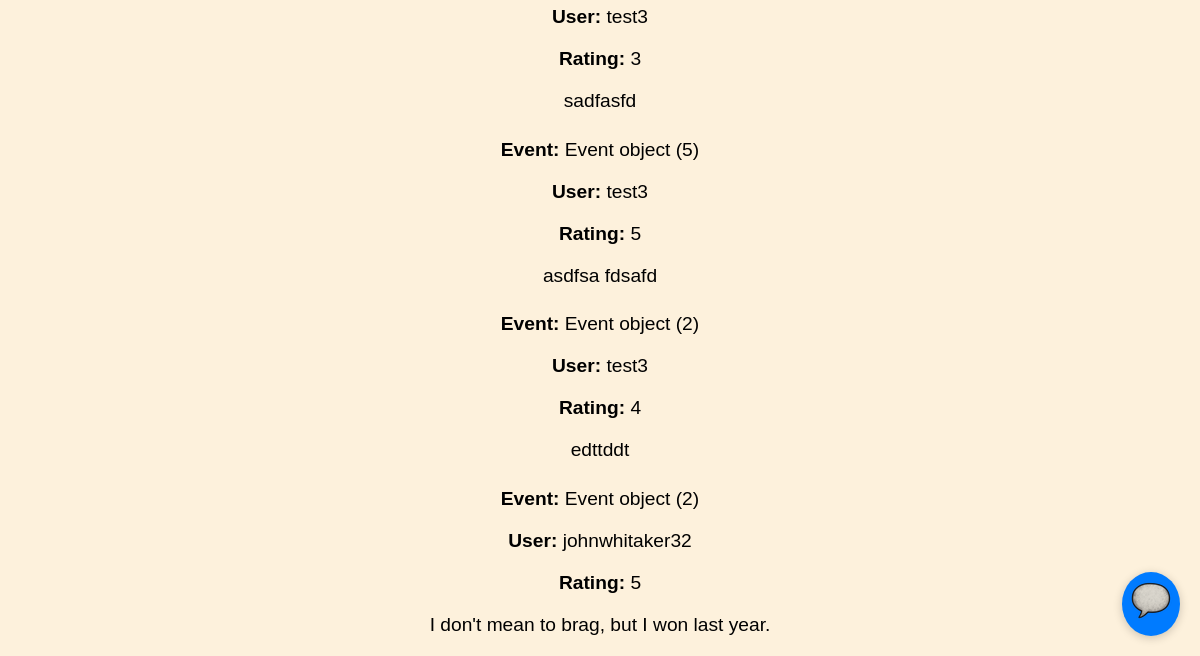
The page /feedback/list (lower part) on the database as committed earlier.
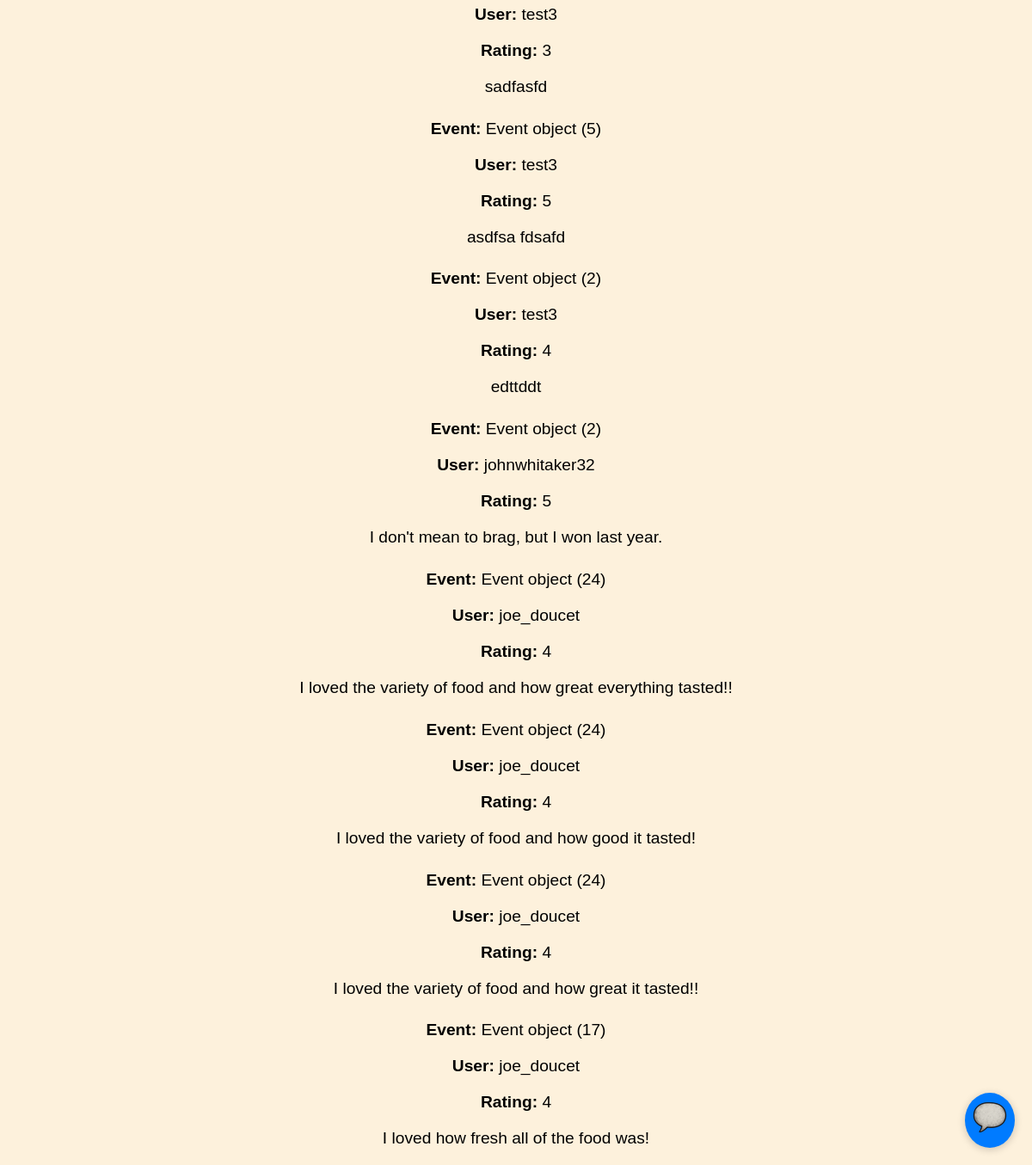
The same page on the database as committed later.
### events/models.py (models this page shows)
class Feedback(models.Model):
    EventID = models.AutoField(("feedbackID"), primary_key=True)
    UserID = models.ForeignKey(Users, on_delete=models.CASCADE)
    EventID = models.ForeignKey(Event, on_delete=models.CASCADE)
    Rating = models.IntegerField(("rating"), default=1, validators=[MaxValueValidator(5)])
    Comments = models.CharField(("comments"), max_length=500)
    Date = models.DateTimeField(("date"), auto_now_add=True)

class Users(AbstractUser): # AbstractUser comes with a whole bunch of attributes
    UserID = models.AutoField(("userID"), primary_key=True) # autofield automatically increments an int as a new row is created
    groups = models.ManyToManyField(
        'auth.Group',
        related_name='event_users',  # Custom related_name for reverse accessor
        blank=True
    )
    user_permissions = models.ManyToManyField(
        'auth.Permission',
        related_name='event_user_permissions',  # Custom related_name for reverse accessor
        blank=True
    )

class Event(models.Model):
    EventID = models.AutoField(("eventID"), primary_key=True)
    OrganizerID = models.ForeignKey(Users, on_delete=models.CASCADE)
    CategoryID = models.ForeignKey(Category, on_delete=models.CASCADE)
    Title = models.CharField(("title"), max_length=100)
    Description = models.CharField(("description"), max_length=500)
    Location = models.CharField(("location"), max_length=100)
    DateTime = models.DateTimeField(("datetime"), null=True)
    EventStatus = models.BooleanField(("eventstatus"), default=True)

### lagniappe_signup/views.py (the view)
# urls.py: path('feedback/list', views.list_feedback.as_view(), name="feedback-list"),
class list_feedback(ListView):
    model = Feedback
    template_name = "feedback_list.html"
    context_object_name = "feedback"
    paginate = 20

### templates/feedback_list.html (shortened to what this page needs)
{% extends "headBanner.html" %}
{% block content %}
  {% if feedback %}
    <ul style="list-style-type: none; padding-left: 0;">
      {% for f in feedback %}
        <li>
          <p><strong>Event:</strong> {{ f.EventID }}</p>
          <p><strong>User:</strong> {{ f.UserID }}</p>
          <p><strong>Rating:</strong> {{ f.Rating }}</p>
          <p>{{ f.Comments }}</p>
        </li>
      {% endfor %}
    </ul>
  {% else %}
    <p>No events available.</p>
  {% endif %}
{% endblock %}

Rows that differ between the two databases and show on the page:
added Feedback: EventID "Event object (24)", UserID "joe_doucet", Rating "4", Comments "I loved the variety of food and how great everything tasted!!"
added Feedback: EventID "Event object (24)", UserID "joe_doucet", Rating "4", Comments "I loved the variety of food and how good it tasted!"
added Feedback: EventID "Event object (24)", UserID "joe_doucet", Rating "4", Comments "I loved the variety of food and how great it tasted!!"
added Feedback: EventID "Event object (17)", UserID "joe_doucet", Rating "4", Comments "I loved how fresh all of the food was!"
